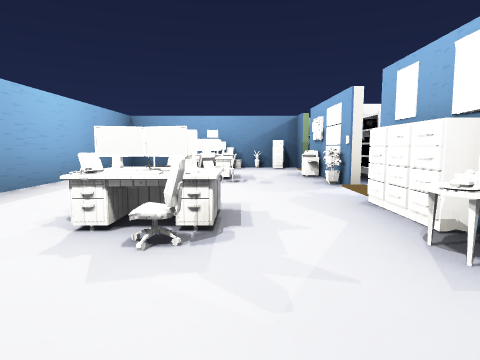
[1] (above)

20 first-person views from a walk through a level from a Godot 3-D game. The camera is 1.2 m above the floor, tilts 6° down and sees 75° across. Doors that lead somewhere are drawn open, without their leaves. The floor is counted in squares, 2 m on a side. Each view is taken from the middle of a square. On the plan, view 1 faces up. The plan holds only what a view shows up to about 9 squares ahead; the rest is blank. Some surface patterns are stand-ins.

[2]
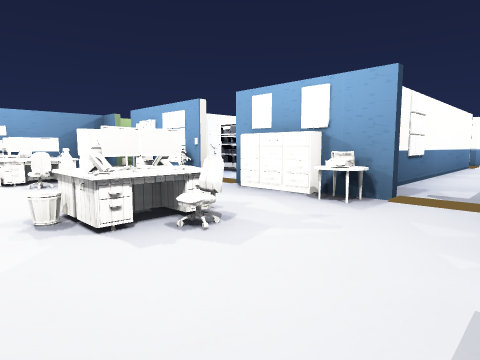

[3]
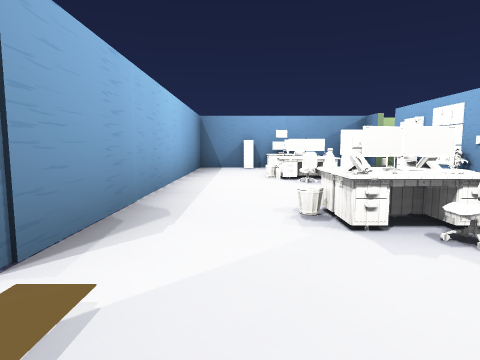

[4]
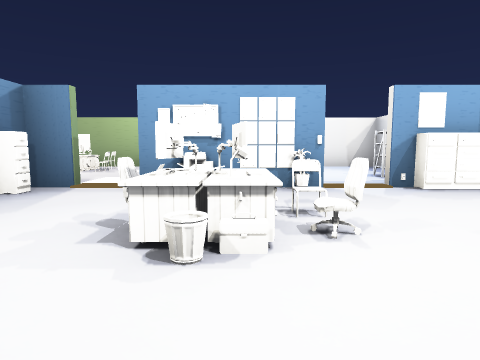

[5]
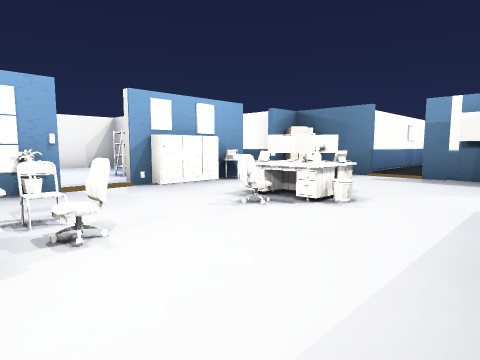

[6]
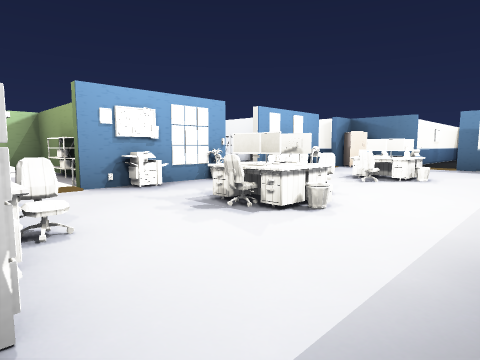

[7]
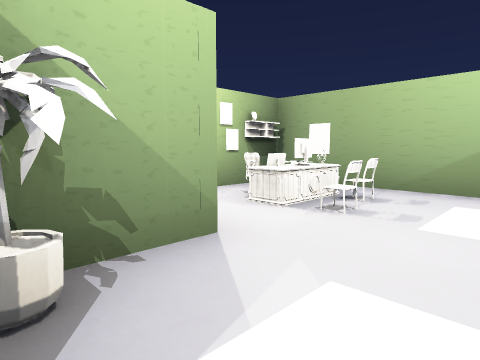

[8]
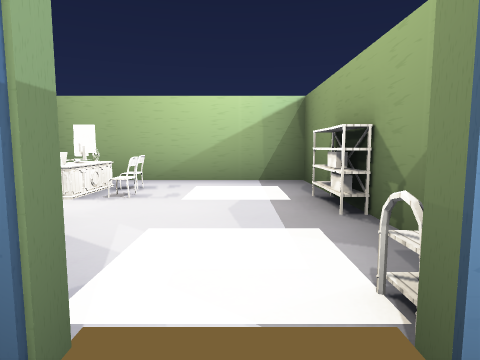

[9]
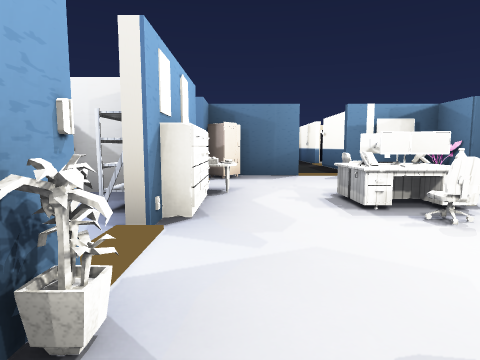

[10]
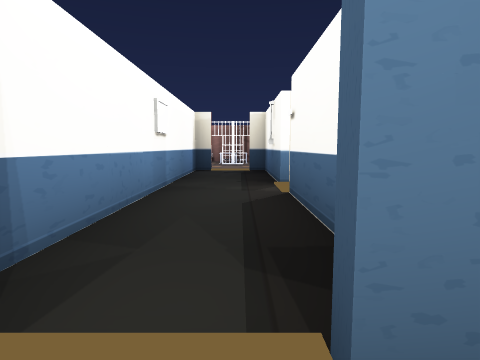

[11]
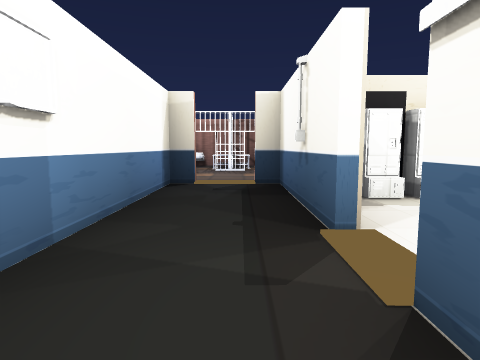

[12]
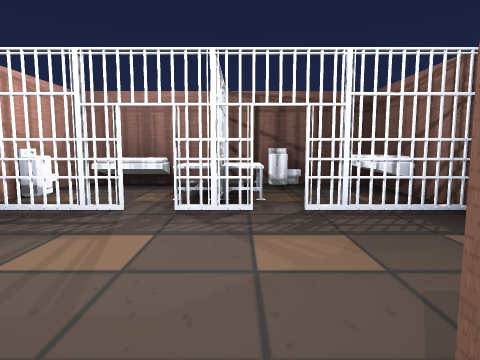

[13]
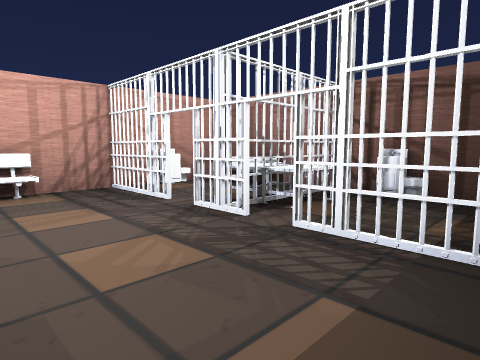

[14]
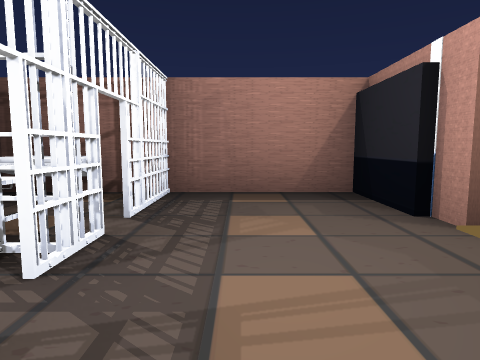

[15]
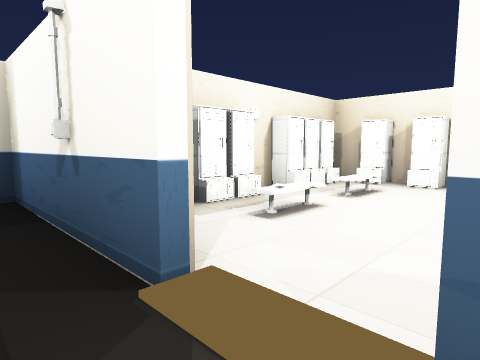

[16]
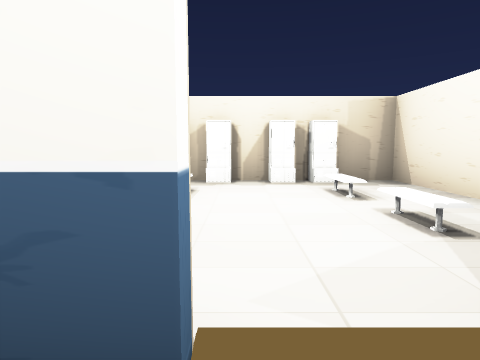

[17]
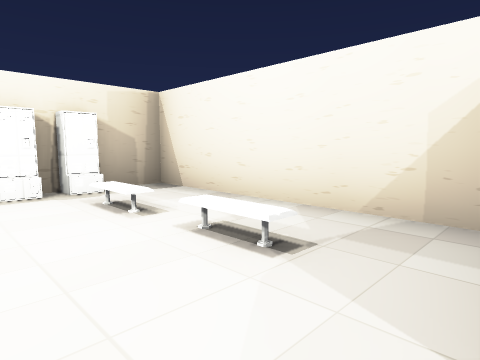

[18]
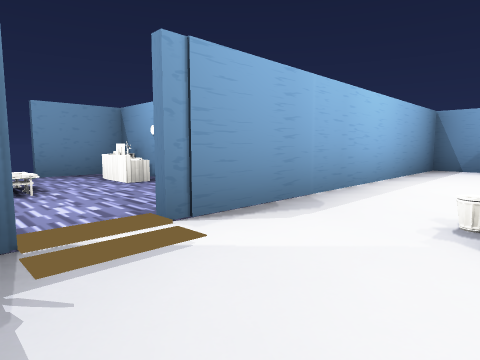

[19]
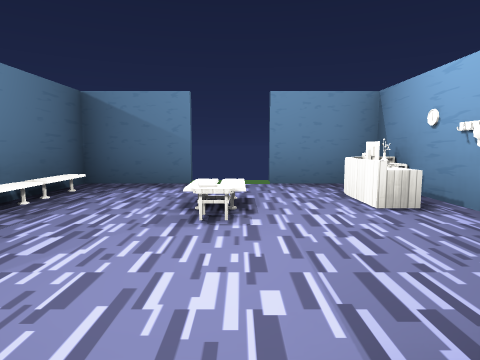

[20]
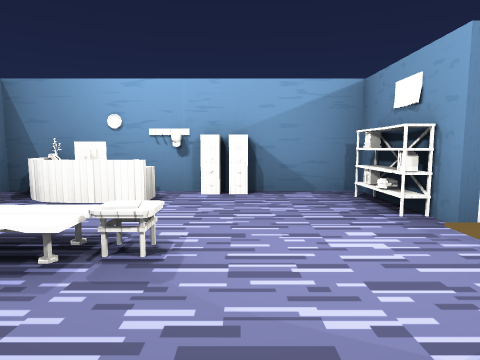

### Floor plan
Points are (right, up) in squares from view 1. A wall is a line through its corners. A room is listed if a view was taken in it or the views show most of it. See-through windows are left out.
Room 1 (views 1, 2, 3, 4, 5, 6, 7, 8, 9, 10, 18, 19)
walls: (1.7, 5.4) (1.7, 6.6); (2.9, 6.8) (6.7, 6.8) (6.7, 11.7) (5.1, 11.7); (2.5, 1.8) (3.2, 1.8); (3.5, 9.7) (2.1, 9.7); (-2.4, 9.2) (-3.2, 9.2) (-3.2, 2.4); (-0.4, -0.7) (1, -0.7); (6.7, 2.8) (6.7, 3.5); (-3.2, 0.4) (-3.2, -0.7)
low walls: (1.7, -0.3) (1.7, 0.2); (-3.2, -0.7) (-2.4, -0.7)
ways out: opening at (-1, -1) to room 2; opening at (-3, 1.5) to room 4; opening at (3, 1)
objects: shelf (-3, 2); TV (-2, -1); bottle (-2, 3); chair (-2, 5); cabinet (-2, 9); desk (-1, 1); desk (-1, 2); desk (-1, 3); other object (-1, 4); other object (-1, 5); desk (-1, 6); chair (-1, 7); other object (-1, 8); desk (-1, 9); chair (0, 1); other object (0, 2); desk (0, 3); chair (0, 4); chair (0, 5); other object (0, 6); chair (0, 8); other object (0, 9); other object (1, 0); table (1, 2); box (1, 3); other object (1, 7); cabinet (1, 9); poster (2, 2); shelf (2, 3); plant (2, 5); shelf (2, 7); pot (2, 9); shelf (3, 6); shelf (4, 3); shelf (4, 5); other object (4, 6) to (5, 6); shelf (4, 7); chair (5, 8); other object (5, 9); desk (5, 10) to (6, 10); chair (5, 11); chair (6, 9)
Room 2 (views 11, 12, 15, 16, 17)
walls: (-1.7, -6.4) (-1.7, -8.5); (-1.7, -2) (-1.7, -4.3); (-0.4, -8.2) (0.2, -8.2) (0.2, -1.4); (-1.8, -8.2) (-1.2, -8.2)
ways out: opening at (-1, -1) to room 1; opening at (-1, -9) to room 3; door at (-2.3, -7.7) to room 3; opening at (-2, -5.5) to room 5
Room 3 (views 13, 14)
walls: (-1.2, -8.3) (-3.2, -8.3) (-3.2, -11); (-1.3, -10.9) (-0.3, -10.9); (-1.1, -11) (-0.7, -10.9); (0, -10.9) (1.7, -10.9); (0.2, -11) (0.9, -10.8); (1, -11) (1.4, -10.8); (-3.3, -10.9) (-1.5, -10.9); (-3.2, -11.2) (-2.1, -10.8); (1.7, -11) (1.7, -9.6)
ways out: opening at (-1, -9) to room 2; door at (-2.3, -7.7) to room 2; door at (-1, -11)
objects: bench (2, -9)
Room 4 (view 20)
walls: (-8.2, 0.1) (-8.2, -1.6) (-6.2, -1.6); (-7.4, 3.2) (-8.2, 3.2) (-8.2, 1.4); (-3.3, 2.4) (-3.3, 3.2) (-4.6, 3.2)
ways out: opening at (-3, 1.5) to room 1
objects: desk (-7, 2); other object (-7, 3); rack (-6, 3); cabinet (-5, 3)
Room 5 (no view inside)
walls: (-2.2, -2.2) (-6.7, -2.2) (-6.7, -7.1)
ways out: opening at (-2, -5.5) to room 2
objects: locker (-6, -7); locker (-6, -6); locker (-6, -5); locker (-6, -4); locker (-5, -7); locker (-4, -7); locker (-3, -7)

Where each view was taken, in squares from view 1:
view 1: 0 up, 0 right, facing up
view 2: 0 up, 2 left, facing up-right
view 3: 0 up, 2 left, facing up
view 4: 6 up, 3 left, facing right
view 5: 6 up, 3 left, facing down-right
view 6: 9 up, 3 left, facing down-right
view 7: 8 up, 2 right, facing up-right
view 8: 8 up, 1 right, facing right
view 9: 6 up, 1 right, facing down
view 10: 0 up, 1 left, facing down
view 11: 3 down, 1 left, facing down
view 12: 8 down, 1 left, facing down
view 13: 9 down, 3 left, facing down-right
view 14: 10 down, 1 right, facing left
view 15: 4 down, 1 left, facing down-left
view 16: 5 down, 1 left, facing left
view 17: 5 down, 2 left, facing up-left
view 18: 0 up, 1 left, facing up-left
view 19: 1 up, 3 left, facing left
view 20: 1 down, 5 left, facing up
